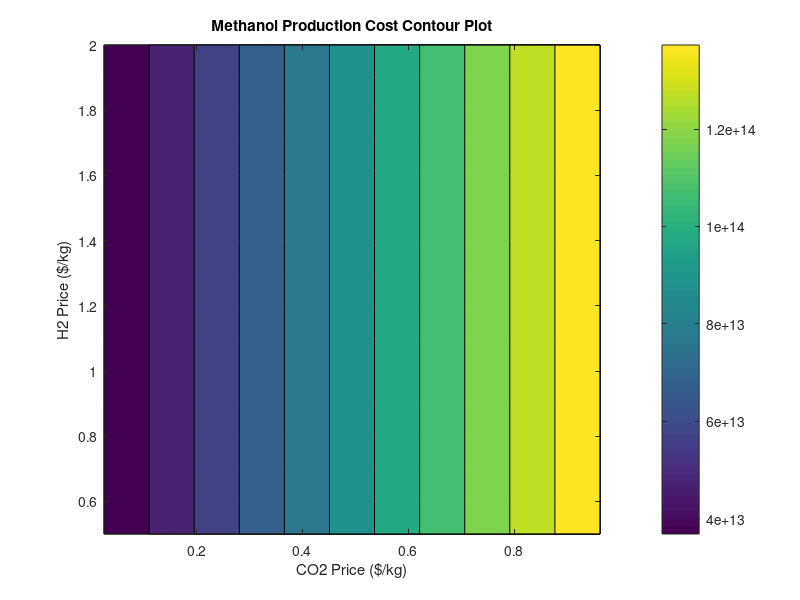

Reproduce this figure in MATLAB.
% Given data
CO2_price_range = 0.025:0.0625:1;  % CO2 price from $0.025 to $1 per kg
H2_price_range = 0.5:0.1:2; % H2 price from $0.5 to $2 per kg
F3=56000;

% Initialize arrays to store results
CMethanol = zeros(length(CO2_price_range), length(H2_price_range));
Creactant = zeros(length(CO2_price_range), length(H2_price_range));
Cop = zeros(length(CO2_price_range), length(H2_price_range));

% Constants
phi = 0.1;  % Capital recovery factor


        % Calculate annual operating costs
        Celec =(9.7+21.5)*7884*0.072*1000;  % Calculate electricity cost
        Cstream=(0.28+0.8+15.7)*1000*2.5*10^(-6)*7884*60*60; % Calculate steam cost
        Ccool=(12+20.9+22.6+15.4)*1000*7884*0.212*10^(-7); % Calculate cooling water cost
for i = 1:length(CO2_price_range)
    for j = 1:length(H2_price_range)
        Creactant(i,j) = 2000*44*7884*(CO2_price_range(i) + 4000*2*7884*3* H2_price_range(j));% Calculate reactant (CO2 and H2) cost    
    end
end
for i = 1:length(CO2_price_range)
    for j = 1:length(H2_price_range)
        Cop(i,j)=Celec+Cstream+Ccool+Creactant(i,j);
    end
end
for i = 1:length(CO2_price_range)
    for j = 1:length(H2_price_range)
        % Calculate total annual cost (TAC)
        TAC(i,j) = phi * (sum([14694200, 29418000, 1.53*10^(7) * (F3 / 54000)^0.65, 269600, 171300, 168100, 63000, 1507900])) + Cop(i,j);
    end
end
        
        % Calculate annual production of methanol (PMethanol)
        PMethanol = 7884 * 0.3325 * 679.93 / 1000;  % Assuming plant operates for 7884 hours
for i = 1:length(CO2_price_range)
    for j = 1:length(H2_price_range)
        % Calculate methanol production cost (CMethanol)
        CMethanol(i, j) = TAC(i,j) / PMethanol;
    end
end
    
% Create contour plot
contourf(CO2_price_range, H2_price_range, CMethanol);
colorbar;
xlabel('CO2 Price ($/kg)');
ylabel('H2 Price ($/kg)');
title('Methanol Production Cost Contour Plot');
